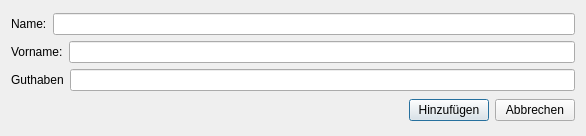
<?xml version="1.0" encoding="UTF-8"?>
<ui version="4.0">
 <class>addStudent</class>
 <widget class="QDialog" name="addStudent">
  <property name="geometry">
   <rect>
    <x>0</x>
    <y>0</y>
    <width>586</width>
    <height>136</height>
   </rect>
  </property>
  <property name="windowTitle">
   <string>Dialog</string>
  </property>
  <layout class="QVBoxLayout" name="verticalLayout_2">
   <item>
    <layout class="QVBoxLayout" name="verticalLayout">
     <item>
      <layout class="QHBoxLayout" name="horizontalLayout_3">
       <item>
        <widget class="QLabel" name="label">
         <property name="text">
          <string>Name:</string>
         </property>
        </widget>
       </item>
       <item>
        <widget class="QLineEdit" name="lineEdit">
         <property name="text">
          <string/>
         </property>
        </widget>
       </item>
      </layout>
     </item>
     <item>
      <layout class="QHBoxLayout" name="horizontalLayout_2">
       <item>
        <widget class="QLabel" name="label_2">
         <property name="text">
          <string>Vorname:</string>
         </property>
        </widget>
       </item>
       <item>
        <widget class="QLineEdit" name="lineEdit_2">
         <property name="text">
          <string/>
         </property>
        </widget>
       </item>
      </layout>
     </item>
     <item>
      <layout class="QHBoxLayout" name="horizontalLayout_4">
       <item>
        <widget class="QLabel" name="label_3">
         <property name="text">
          <string>Guthaben</string>
         </property>
        </widget>
       </item>
       <item>
        <widget class="QLineEdit" name="lineEdit_3"/>
       </item>
      </layout>
     </item>
    </layout>
   </item>
   <item>
    <layout class="QHBoxLayout" name="horizontalLayout">
     <item>
      <spacer name="horizontalSpacer">
       <property name="orientation">
        <enum>Qt::Horizontal</enum>
       </property>
       <property name="sizeHint" stdset="0">
        <size>
         <width>40</width>
         <height>20</height>
        </size>
       </property>
      </spacer>
     </item>
     <item>
      <widget class="QPushButton" name="pushButton">
       <property name="text">
        <string>Hinzufügen</string>
       </property>
      </widget>
     </item>
     <item>
      <widget class="QPushButton" name="pushButton_2">
       <property name="text">
        <string>Abbrechen</string>
       </property>
      </widget>
     </item>
    </layout>
   </item>
  </layout>
 </widget>
 <resources/>
 <connections/>
</ui>
